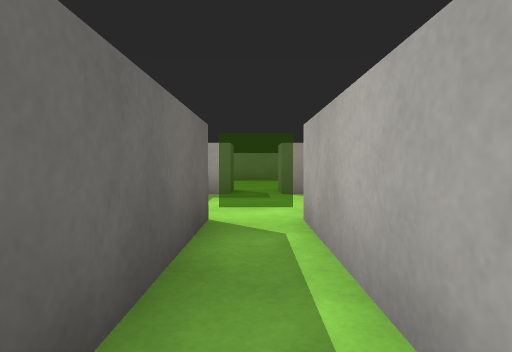
[1] (above)

21 first-person views from a walk through a Unity game level. The camera is 0.58 m above the floor, tilts 2° down and sees 75° across. The floor is counted in squares, 1 m on a side. Each view is taken from the middle of a square. On the plan, view 1 faces up. The plan holds only what a view shows up to about 9 squares ahead; the rest is blank. The player is left out. Surface patterns are stand-ins for the level's own textures.

[2]
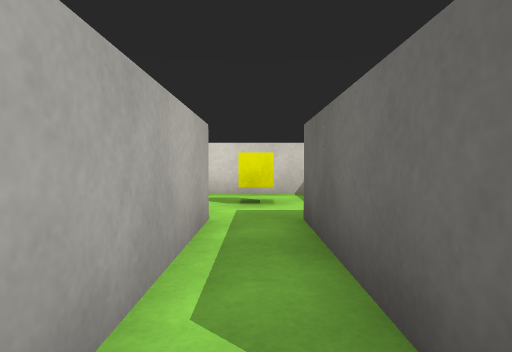

[3]
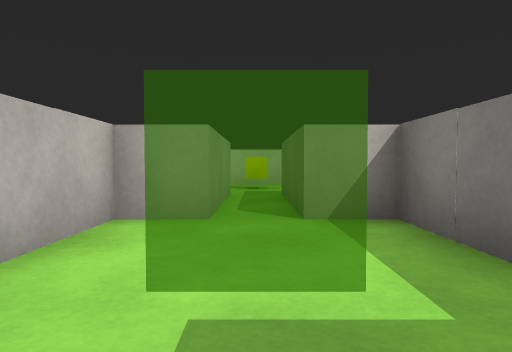

[4]
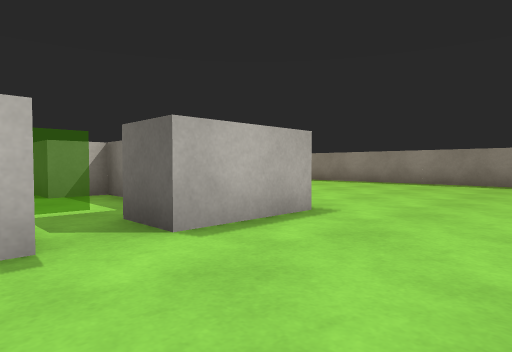

[5]
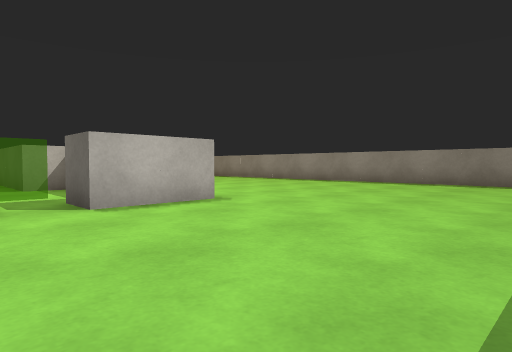

[6]
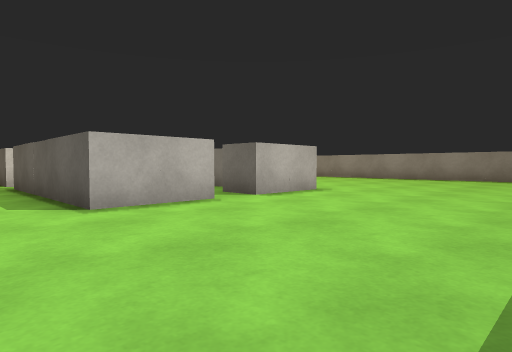

[7]
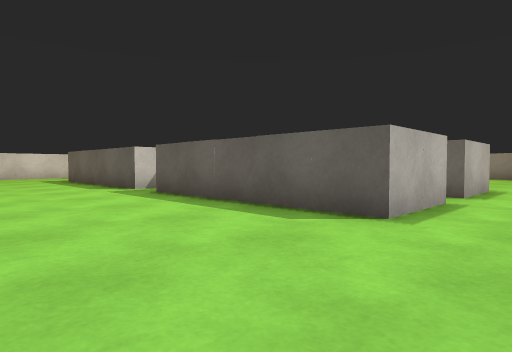

[8]
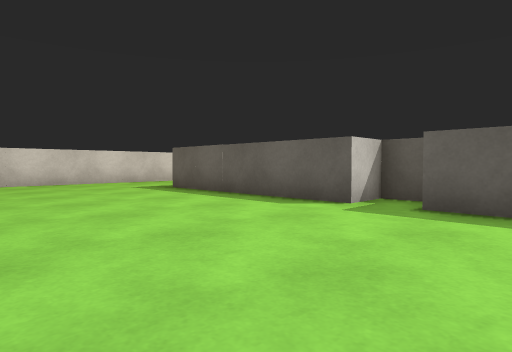

[9]
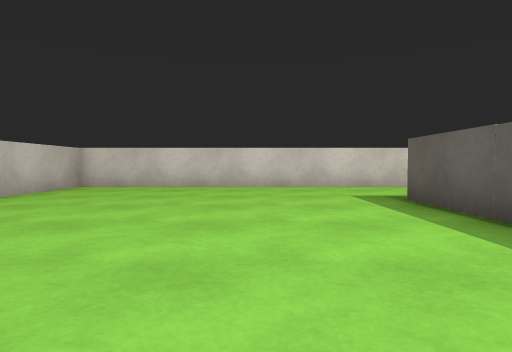

[10]
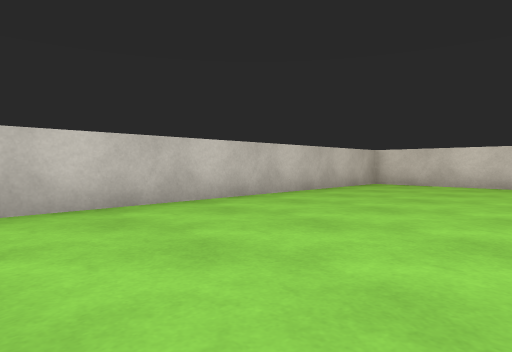

[11]
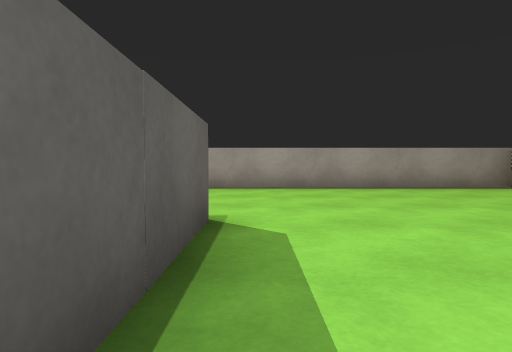

[12]
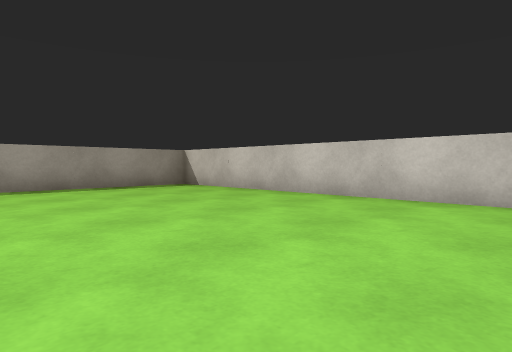

[13]
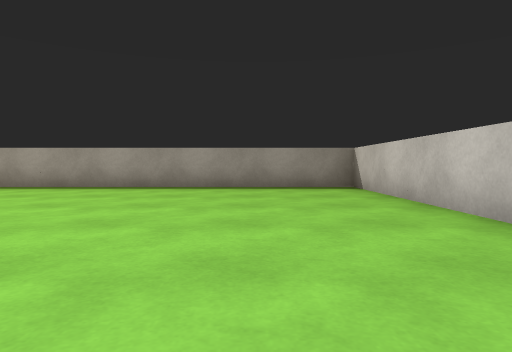

[14]
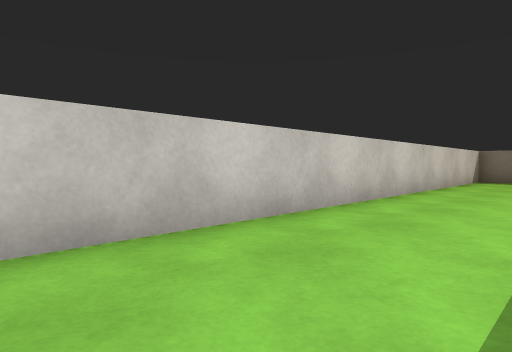

[15]
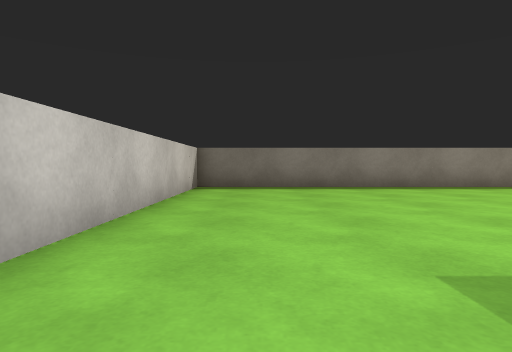

[16]
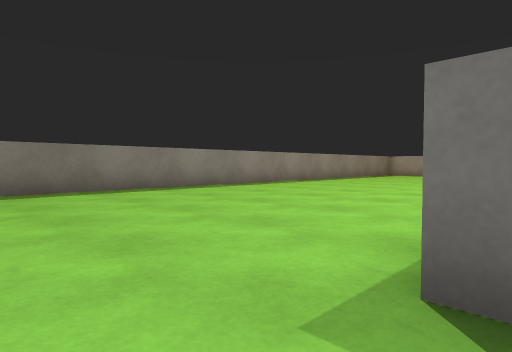

[17]
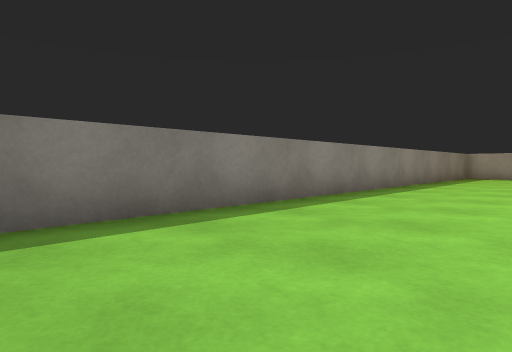

[18]
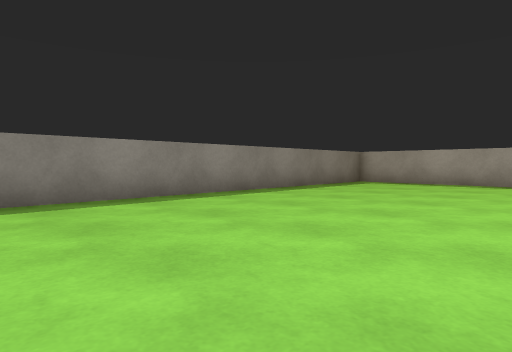

[19]
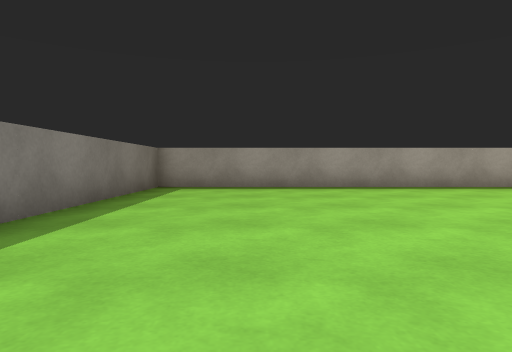

[20]
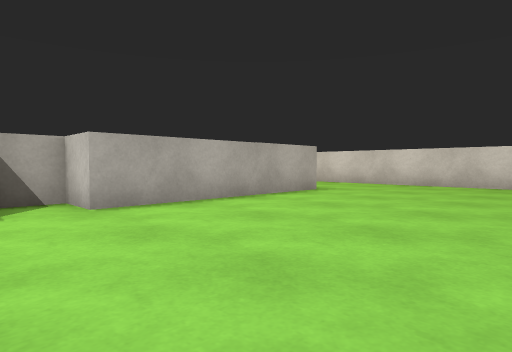

[21]
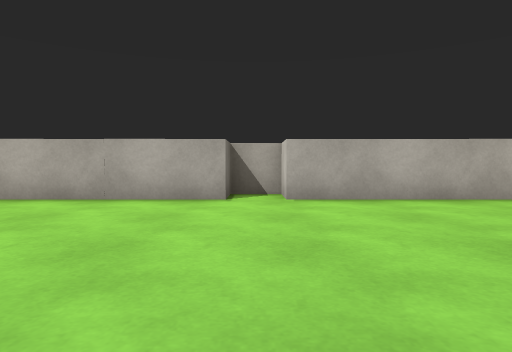

### Floor plan
Points are (right, up) in squares from view 1. A wall is a line through its corners. A room is listed if a view was taken in it or the views show most of it. See-through windows are left out.
Room 1 (view 1)
walls: (0.5, 0.5) (0.5, 3.5); (-1, -2.5) (1, -2.5); (-0.5, 3.5) (-0.5, 0.5)
ways out: opening at (0, 3) to room 2
objects: yellow cube (0, -1)
Room 2 (view 2)
walls: (-1.5, 5.4) (-1.5, 3.5) (-0.5, 3.5); (-0.5, 6.5) (-1, 6.5); (0.5, 3.5) (1.5, 3.5) (1.5, 5.1); (1, 6.5) (0.5, 6.5)
ways out: opening at (0, 3) to room 1; opening at (0, 7) to room 3
Room 3 (views 3, 4, 5, 6, 7, 8, 9, 10, 11, 12, 13, 14, 15, 16, 17, 18, 19, 20, 21)
walls: (1.5, 2.2) (1.5, 1.5) (2.5, 1.5) (2.5, -3.5); (0.5, 6.5) (0.5, 7.2); (-2.5, -3.5) (-2.5, 1.5) (-1.5, 1.5) (-1.5, 2.5) (-2.5, 2.5) (-2.5, 6.2); (-2.6, 7.5) (-0.5, 7.5) (-0.5, 6.5); (0.4, 7.5) (2.5, 7.5) (2.5, 2.5); (9.5, 4.6) (9.5, 12.5) (-9.5, 12.5) (-9.5, -6.5) (9.5, -6.5) (9.5, 2.5)
ways out: opening at (0, 7) to room 2

Where each view was taken, in squares from view 1:
view 1: 0 up, 0 right, facing up
view 2: 4 up, 0 right, facing down
view 3: 7 up, 0 right, facing down
view 4: 10 up, 1 right, facing down-left
view 5: 12 up, 1 right, facing down-left
view 6: 12 up, 4 right, facing down-left
view 7: 9 up, 6 right, facing down-left
view 8: 4 up, 7 right, facing down-left
view 9: 2 up, 5 right, facing down
view 10: 3 up, 5 right, facing down-right
view 11: 4 up, 3 right, facing up
view 12: 4 up, 4 right, facing up-right
view 13: 4 up, 7 right, facing up
view 14: 4 down, 3 right, facing down-left
view 15: 5 down, 1 left, facing left
view 16: 5 down, 2 left, facing up-left
view 17: 3 down, 6 left, facing up-left
view 18: 2 up, 4 left, facing up-left
view 19: 4 up, 7 left, facing up
view 20: 3 up, 7 left, facing down-right
view 21: 2 up, 8 left, facing right
